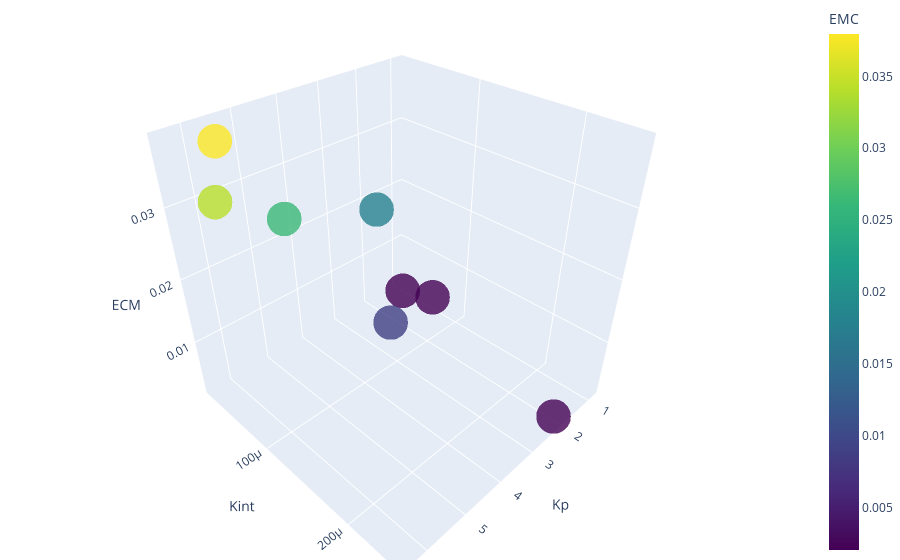

Notebook cell for this chart:
### Markdown cell above
## Cuarto Intervalo 1000 - 5000 Hz

### Code cell
Kp_values4=[848.696e-3,2.08317,1.16475,3.21084,1.69211,4.75824,6.43432,5.79994]
Kint_values4=[61.7701e-6,247.274e-6,30.908e-6,100.036e-6,17.0481e-6,47.7067e-6,73.2799e-6,38.5991e-6]
list_interval4=list_errors[24:32]

print('Error promedio del cuarto intervalo:',sum(list_interval4)/len(list_interval4))
print('Menor error: ', min(list_interval4))
print('Maximo error: ', max(list_interval4))
Plot_points(Kp_values4,Kint_values4,list_interval4)

### Figure 1 — Plotly figure (JSON) as saved in the notebook; plotly's stock layout.template omitted (floating-point values rounded to 4 significant figures)
{"data": [{"marker": {"color": [0.002184, 0.002195, 0.002056, 0.008962, 0.01777, 0.02618, 0.03421, 0.03795], "colorbar": {"title": {"text": "EMC"}}, "colorscale": [[0, "#440154"], [0.1111, "#482878"], [0.2222, "#3e4989"], [0.3333, "#31688e"], [0.4444, "#26828e"], [0.5556, "#1f9e89"], [0.6667, "#35b779"], [0.7778, "#6ece58"], [0.8889, "#b5de2b"], [1, "#fde725"]], "opacity": 0.8, "showscale": true, "size": 12, "symbol": "circle"}, "mode": "markers", "type": "scatter3d", "x": [0.8487, 2.083, 1.165, 3.211, 1.692, 4.758, 6.434, 5.8], "y": [6.177e-05, 0.0002473, 3.091e-05, 0.0001, 1.705e-05, 4.771e-05, 7.328e-05, 3.86e-05], "z": [0.002184, 0.002195, 0.002056, 0.008962, 0.01777, 0.02618, 0.03421, 0.03795]}], "layout": {"margin": {"b": 0, "l": 0, "r": 0, "t": 0}, "scene": {"xaxis": {"title": {"text": "Kp"}}, "yaxis": {"title": {"text": "Kint"}}, "zaxis": {"title": {"text": "ECM"}}}}}
